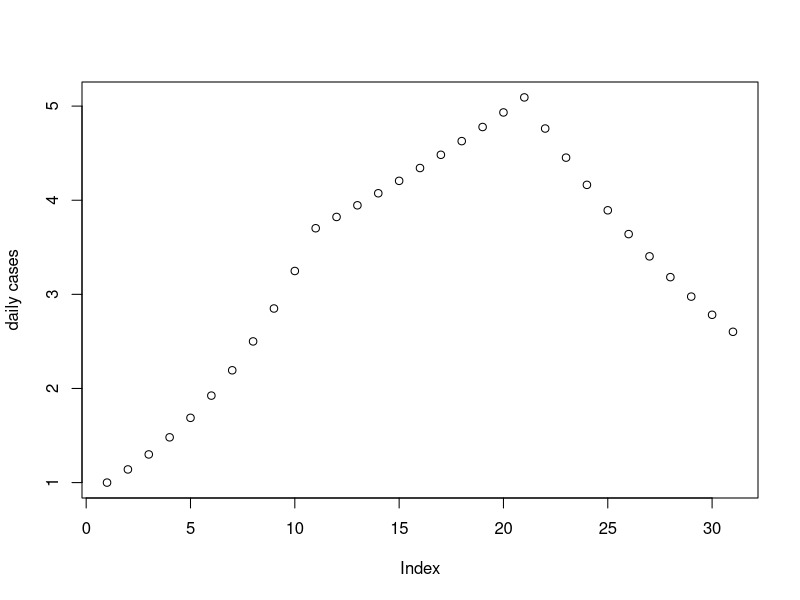
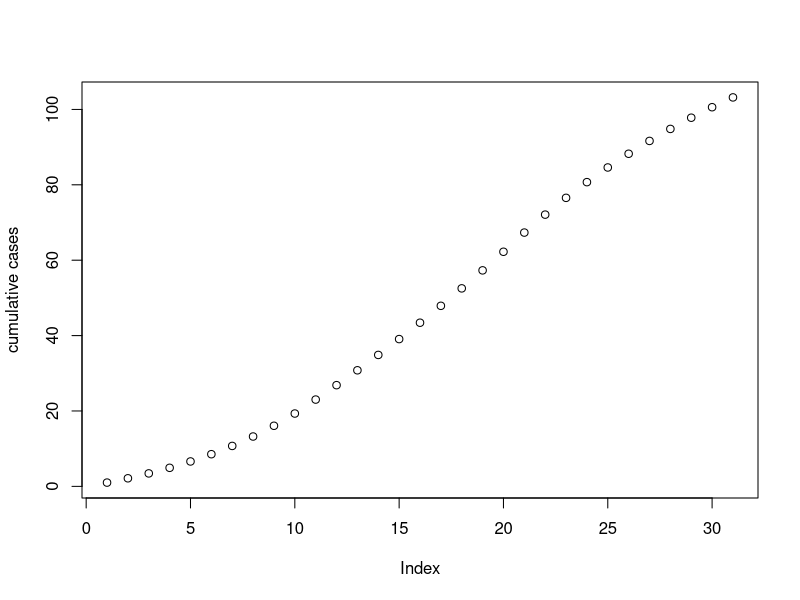
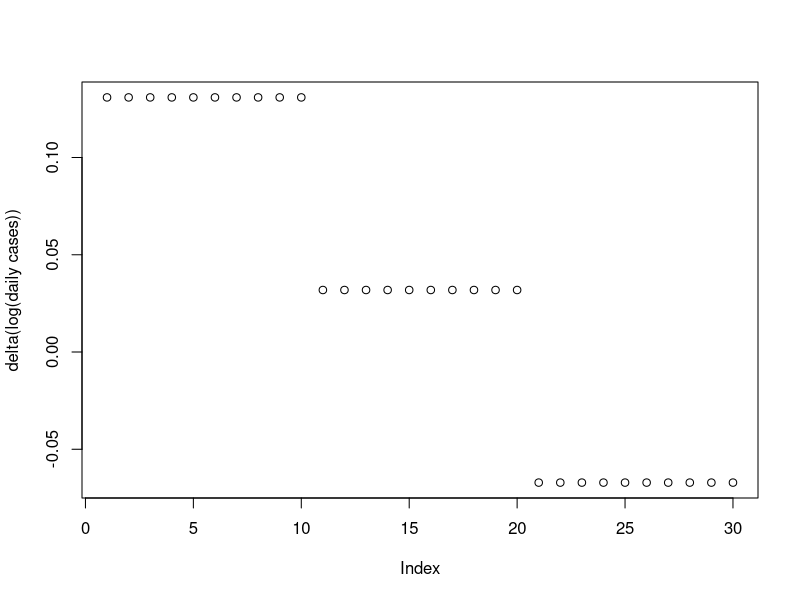
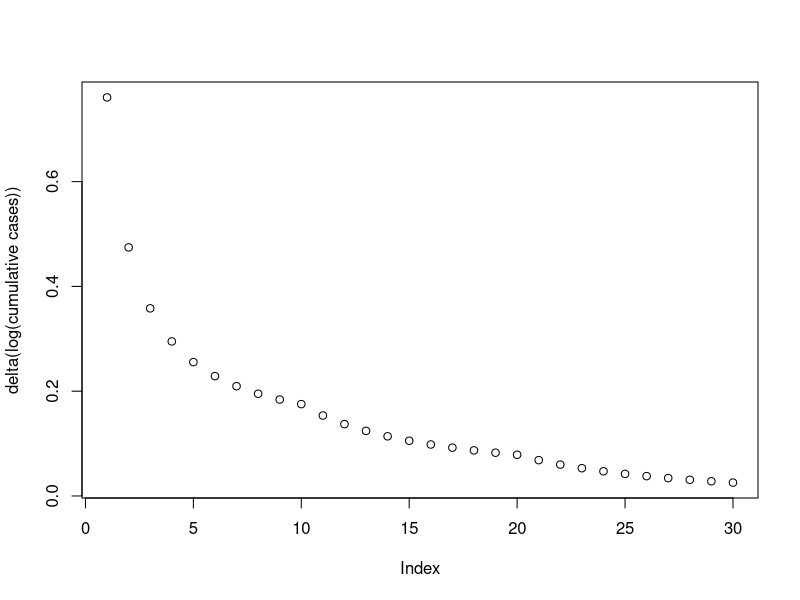
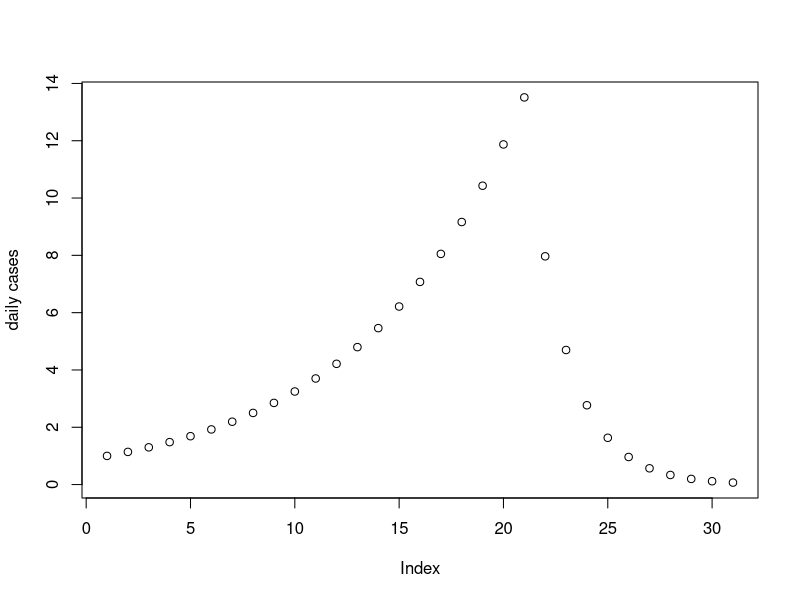
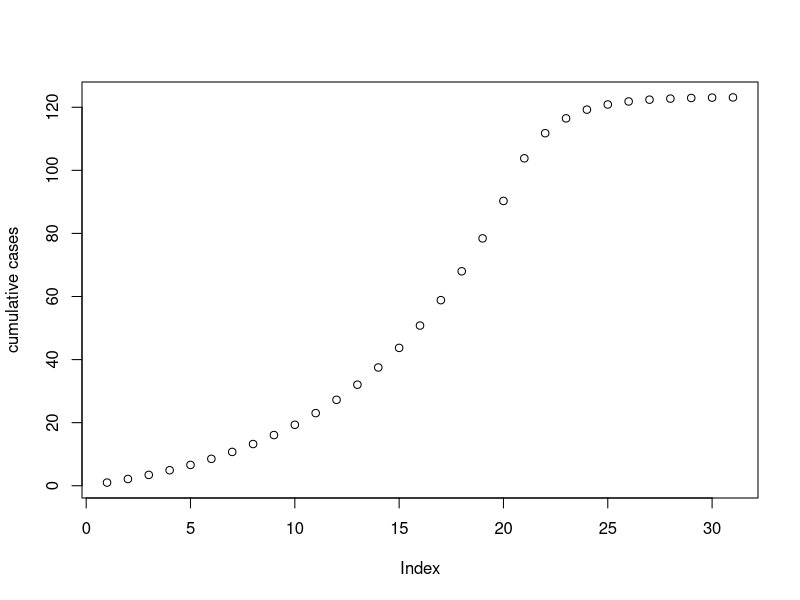
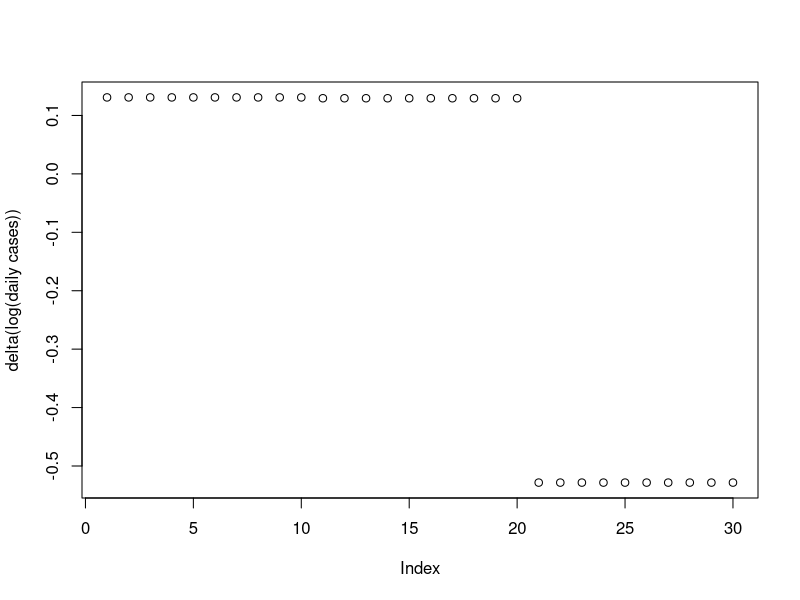
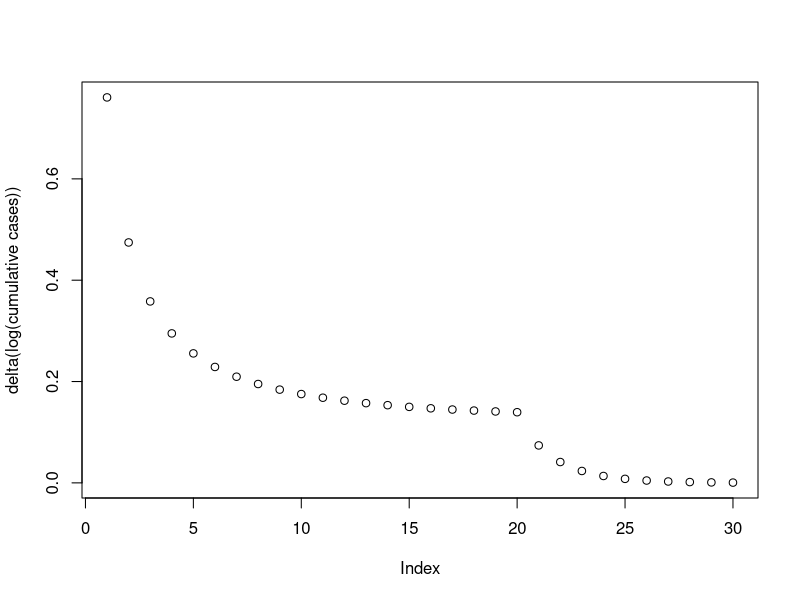

The R source for these figures, in order:
## ---- chunk 1
library(knitr)
# This class represents and Non-pharmacological intervention.
# The NPI is in place from day |start| to day |end| inclusive.
setClass("npi",
         slots = list(
           start = "numeric",
           end = "numeric",
           factor = "numeric"
         ))
# Convenient constructor for NPIs.
NPI <-
  function(start, end, factor)
    new("npi",
        start = start,
        end = end,
        factor = factor)

# Returns true if a day is impacted by |npi|
in_npi <- function(npi, i) {
  i >= npi@start && i <= npi@end
}

# Returns the last day impacted by any NPI in |npis|
npis_end <- function(npis) {
  max(sapply(npis, function(x) {
    x@end
  }))
}

# A vector of 0/1 for each day simulated. A day gets a 1 if the NPI is active on that day, 0 otherwise.
# Used as a predictor in the linear regression.
npi_pred <- function(npis, i) {
  last <- npis_end(npis)
  npi = npis[[i]]
  pred <- numeric()
  value = 0
  for (d in 1:last) {
    pred <- append(pred, (if (in_npi(npi, d))
      1
      else
        0))
  }
  pred
}

# Scales a growth rate so that it becomes |rate| every |period| days.
scale <- function(rate, period) {
  exp(log(rate) / period)
}

# Returns a vector of growth rates by combining |npis| with a base growth rate.
# All growth is scaled over |period| days.
createGrowthRates <- function(r0, npis, period) {
  last <- npis_end(npis)
  rates <- numeric()
  for (i in 1:last) {
    rate <- r0
    for (npi in npis) {
      if (in_npi(npi, i)) {
        rate <- rate * npi@factor
      }
    }
    rates <- append(rates, scale(rate, period))
  }
  rates
}

# Create a timeseries of cases based on the supplied vector of daily growth rates.
createCases <- function(rates) {
  cases <- c(1)
  for (rate in rates) {
    cases <- append(cases, tail(cases, 1) * rate)
  }
  cases
}

# Returns the coefficients for the impact of |npis| by applying linear regression to diff(log(|cases|)).
regress <- function(npis, cases) {
  d_l = diff(log(cases))
  npi1 <- npi_pred(npis, 1)
  npi2 <- npi_pred(npis, 2)
  d = data.frame(y = d_l,
                 npi1 = npi1,
                 npi2 = npi2)
  r.model <- lm(y ~ npi1 + npi2, data = d)
  r.model$coefficients
}

# Dump out some info on the coefficients.
renderRates <- function(c, period, title) {
  print(kable(c, caption=paste("Coefficients using ", title) ))
  rate_c = exp(c * period)
  print(kable(rate_c, caption=paste("Recovered multiplicative rate per ", period, " days using ", title)))
}

# Applying regression and print the results and comparisons.
regressAndRender <- function(npis, cases, period, title) {
  c <- regress(npis, cases)
  renderRates(c, period, title)
  c
}

# Apply the methodology to |npis| with a base growth rate of |r0|.
# Scale all rates to be per |period|.
# Returns a list of coefficient sets from the regressions it ran.
# It will skip daily-case regression if any NPI has a factor of 0.
doOne <- function(npis, r0, period) {
  rates <- createGrowthRates(r0, npis, period)
  daily = createCases(rates)
  cumulative = cumsum(daily)

  plot(daily, ylab="daily cases")
  plot(cumulative, ylab="cumulative cases")

  d_l_daily <- diff(log(daily))
  d_l_cumulative <- diff(log(cumulative))

  plot(d_l_daily,ylab="delta(log(daily cases))")
  plot(d_l_cumulative, ylab="delta(log(cumulative cases))")

  cs = list()
  if (min(sapply(npis, function(npi) {npi@factor})) > 0) {
    c1 = regressAndRender(npis, daily, period, "daily")
    cs = append(cs, c1)
  } else {
    print("Skipping daily due to 0-factor")
  }
  c2 = regressAndRender(npis, cumulative, period, "cumulative")
  cs = append(cs, c2)
}
## ---- chunk 2
npis <- c(NPI(11, 30, 0.5), NPI(21, 30, 0.5))
cs = doOne(npis, 2.5, 7)
## ---- chunk 3
npis <- c(NPI(11, 30, .99), NPI(21, 30, .01))
cs = doOne(npis, 2.5, 7)
## ---- chunk 4
npis <- c(NPI(11, 30, 1.05), NPI(21, 30, 0))
cs = doOne(npis, 2.5, 7)
